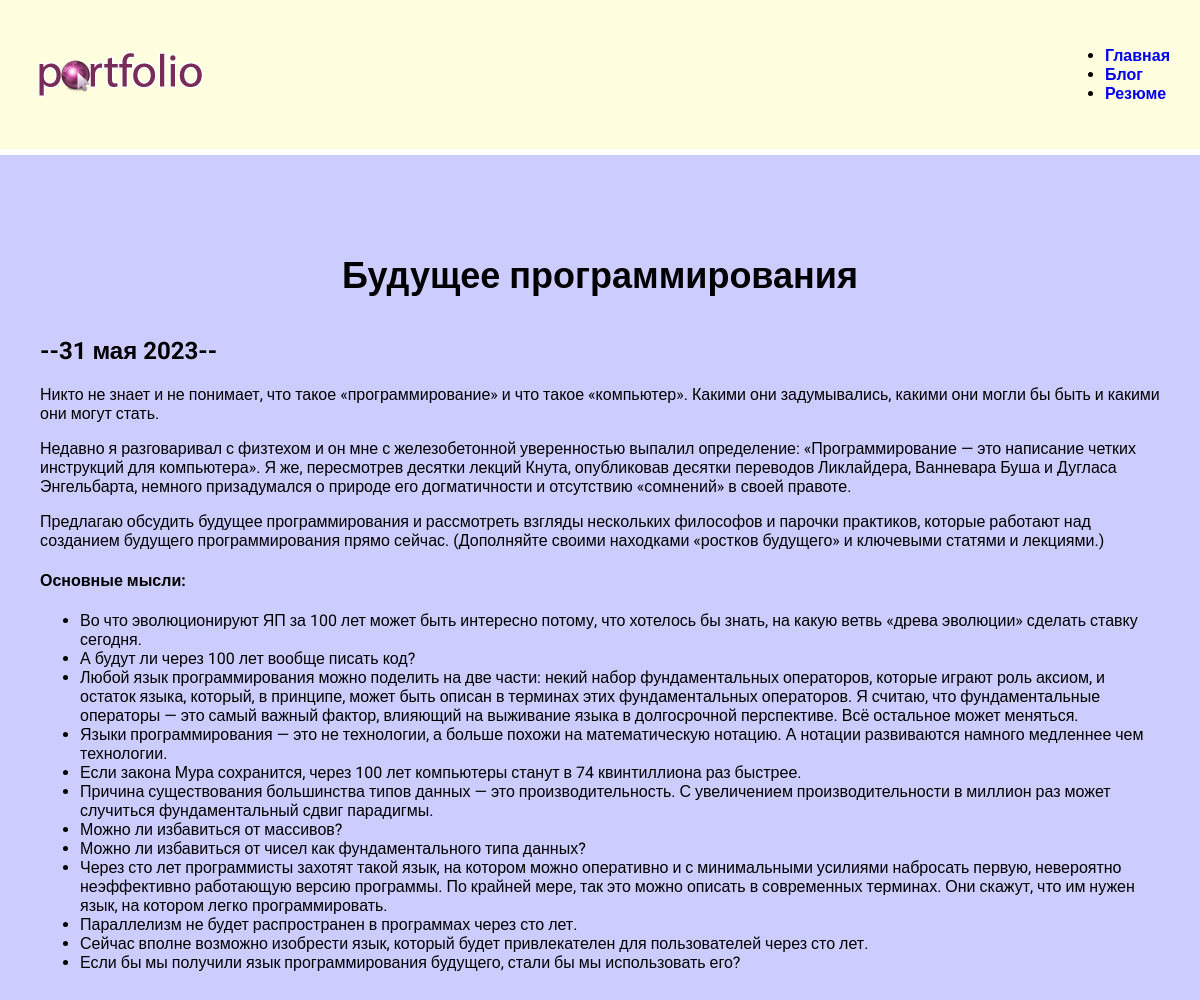
The app's page /blog/2/ with its own data.
### blog/models.py (models this page shows, shortened)
class Blog(models.Model):
    title = models.CharField(max_length=200)
    description = models.TextField()
    date = models.DateField()

### blog/views.py (the view)
# urls.py: path('<int:blog_id>/', views.detail, name='detail'),
def detail(request, blog_id):
    blog = get_object_or_404(Blog, pk=blog_id)
    return render(request, 'blog/details.html', {'blog': blog})

### blog/templates/blog/details.html
{% extends 'skills/base.html' %}
{% block content %}
<div class="detail">
    <h1>{{ blog.title }}</h1>
    <h2>--{{ blog.date|date:'j E Y' }}--</h2>
    {{ blog.description|safe }}
</div>
{% endblock %}

### skills/static/css/style.css (style rules this page uses)
body { background: #CCCCFF; font-family: 'Roboto', sans-serif; padding: 0; margin: 0; }
.content h1 { text-align: center; margin: 60px 0 40px; font-size: 36px; }
.detail { background: FFF; padding: 20px 20px 60px; box-sizing: border-box; }

### records on screen
Blog: title "Будущее программирования", date "31 мая 2023", description "Никто не знает и не понимает, что такое «программирование» и что такое «компьютер». Какими они задумывались, какими они могли бы быть и какими они могут стать. Недавно я разговаривал с физтехом и он мне с железобетонной уверенностью выпалил определение: «Программирование — это написание четких инструкций для компьютера». Я же, пересмотрев десятки лекций Кнута, опубликовав десятки переводов Ликлайдера, Ванневара Буша и Дугласа Энгельбарта, немного призадумался о природе его догматичности и отсутствию «сомнений» в своей правоте. Предлагаю обсудить будущее программирования и рассмотреть взгляды нескольких философов и парочки практиков, которые работают над созданием будущего программирования…"
